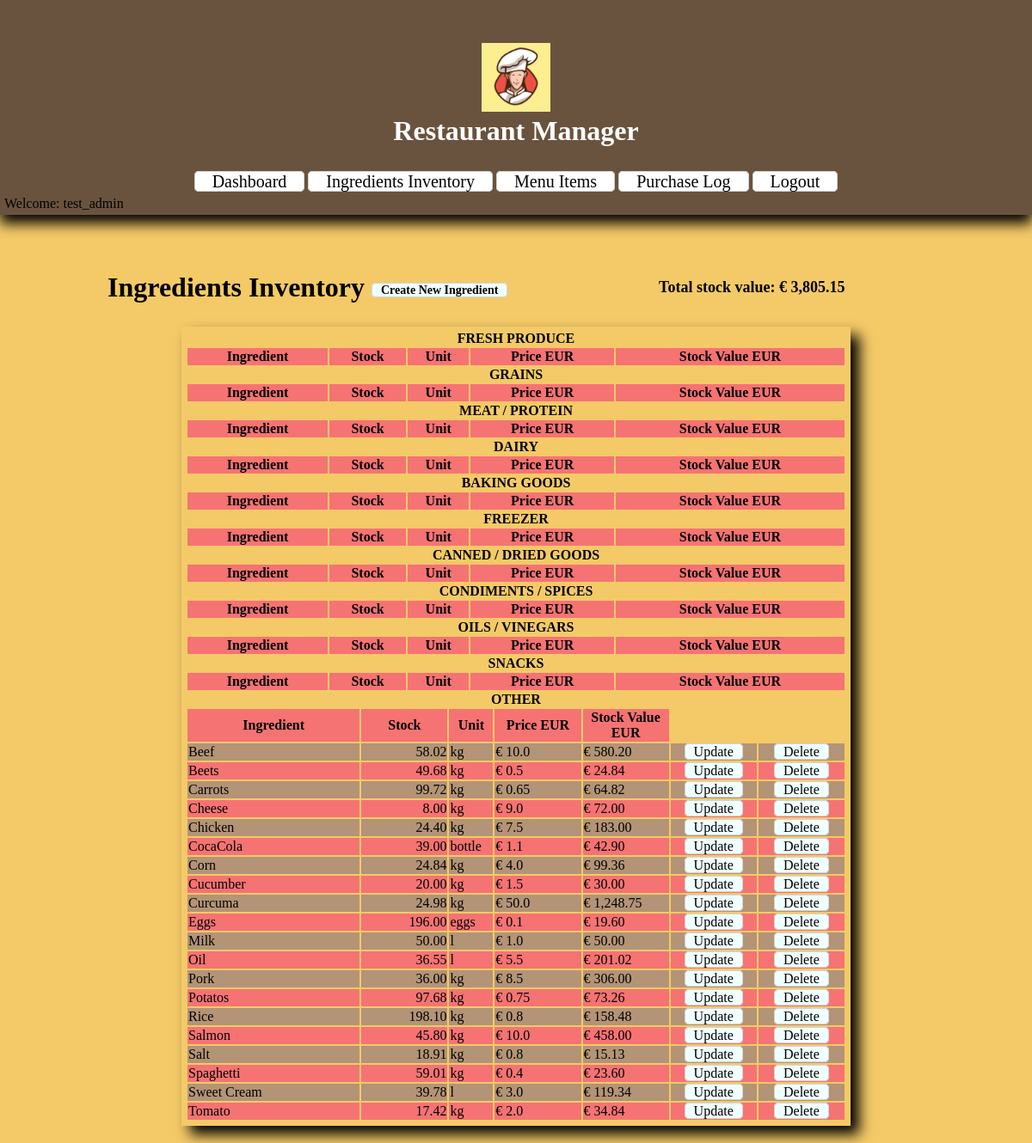
/ingredients/ (signed in), run on the app's committed database.
### restaurantManager/models.py (models this page shows, shortened)
class Ingredient(models.Model):
    UNIT_TYPES = [
        ("l", "litre"),
        ("kg", "kilogramm"),
        ("bottle", "bottle"),
        ("eggs", "eggs")
    ]
    CATEGORIES = [
        ('FRESH PRODUCE', 'FRESH PRODUCE'),
        ('GRAINS', 'GRAINS'),
        ('MEAT / PROTEIN', 'MEAT / PROTEIN'),
        ('DAIRY', 'DAIRY'),
        ('BAKING GOODS', 'BAKING GOODS'),
        ('FREEZER', 'FREEZER'),
        ('CANNED / DRIED GOODS', 'CANNED / DRIED GOODS'),
        ('CONDIMENTS / SPICES', 'CONDIMENTS / SPICES'),
        ('OILS / VINEGARS', 'OILS / VINEGARS'),
        ('SNACKS', 'SNACKS'),
        ('OTHER', 'OTHER')
    ]
    name = models.CharField(unique = True, max_length=30)
    unit = models.CharField(max_length=10, choices=UNIT_TYPES)
    quantity = models.FloatField(default=0)
    price = models.FloatField(default=0)
    category = models.CharField(max_length=20, choices=CATEGORIES, default='OTHER')
    class Meta:
        ordering = ['name']
    def stock_value(self):
        return self.price * self.quantity

### restaurantManager/views.py (the view)
# urls.py: path('ingredients/', views.IngredientsView.as_view(), name='ingredients'),
class IngredientsView(LoginRequiredMixin, ListView):
    model = Ingredient
    def get_context_data(self):
        context = super().get_context_data()
        global INGREDIENTS
        INGREDIENTS = Ingredient.objects.all()
        ingredients_values = [ingredient.quantity * ingredient.price for ingredient in INGREDIENTS]
        context['ingredients'] = INGREDIENTS
        context['total_value'] = sum(ingredients_values)
        return context
    template_name = "restaurantManager/ingredients.html"

### restaurantManager/templates/restaurantManager/ingredients.html (shortened to what this page needs)
{% extends 'base.html' %}
{% load static %}
{% block content %}
    <table style="width: 100%;">
        <tr style="display: inline-block; width: 50%;">
            <td style="width: 100%;">
                <h1>Ingredients Inventory <a style="font-size: 14px; vertical-align: middle;" href="{% url 'create_ingredient' %}">Create New Ingredient</a></h1>
            </td>
        </tr>
        <tr style="display: inline-block; width: 50%;">
            <td style="display:block; text-align: right; padding-right: 20%">
                <p style="font-size: 18px;"><strong>Total stock value: € {{ total_value|floatformat:2 }}</strong></p>
            </td>
        </tr>
    </table>
    <div class="table-box">
        {% with item=ingredients|first %}
            {% for table in item.CATEGORIES %}
                <table class="list">
                    <caption><strong>{{ table.0 }}</strong></caption>
                    <tr>
                        <th>Ingredient</th>
                        <th>Stock</th>
                        <th>Unit</th>
                        <th>Price EUR</th>
                        <th>Stock Value EUR</th>
                    </tr>
                    {% for item in ingredients|dictsort:'name' %}
                        {% if item.category == table.0 %}
                        <tr>
                            <td style="width:20%;">{{ item.name }}</td>
                            <td style="width:10%; text-align: right;">{{ item.quantity|floatformat:2 }}</td>
                            <td style="width:5%;">{{ item.unit }}</td>
                            <td style="width:10%;">€ {{ item.price }}</td>
                            <td style="width:10%;">€ {{ item.stock_value|floatformat:2 }}</td>
                            <td style="width:10%; text-align: center;"><a href="{% url 'update_ingredient' item.pk %}">Update</a></td>
                            <td style="width:10%; text-align: center;"><a href="{% url 'delete_ingredient' item.pk %}">Delete</a></td>
                        </tr>
                        {% endif %}
                    {% endfor %}
                </table>
            {% endfor %}
        {% endwith %}
    </div>
{% endblock %}

### restaurantManager/templates/base.html (shortened to what this page needs)
{% load static %}
<!DOCTYPE html>
<html>
    <head>
        <link rel="stylesheet" type="text/css" href="{% static 'restaurantManager/style.css' %}" />
    </head>
    <body>
        <header style="box-shadow: 0px 10px 15px black;">
            <div class="logo">
                <img src="{% static 'restaurantManager/logo.png' %}" alt="Logo" width="80px" />
                <h1 style="color: white;">Restaurant Manager</h1>
            </div>
            <nav class="navbar">
                <a class="nav-item" href="{% url 'home' %}">Dashboard</a>
                <a class="nav-item" href="{% url 'ingredients' %}">Ingredients Inventory</a>
                <a class="nav-item" href="{% url 'menu_items' %}">Menu Items</a>
                <a class="nav-item" href="{% url 'purchases' %}">Purchase Log</a>
                {% if user.is_authenticated %}
                    <a class="nav-item" href="{% url 'logout' %}">Logout</a>
            </nav>
            <p style="margin: 5px 5px">Welcome: {{ user.get_username }}</p>
            {% endif %}
        </header>
        <main>
        {% block content %}
        {% endblock %}
        </main>
    </body>
</html>

### restaurantManager/static/restaurantManager/style.css (style rules this page uses)
html { width: 100vw; overflow-x: hidden; }
body { background-color: rgb(244, 202, 104); margin: 0; }
header { background-color: rgb(106, 83, 62); height: 150px; width: 100%; padding: 50px 0 50px 0; box-shadow: 5px 0px 3px black; }
.logo { display: block; width: 300px; height: 100px; margin: auto; text-align: center; }
.logo h1 { margin: 0 0; }
.navbar { width: auto; margin: 0 0; margin-top: 50px; background-color: rgb(106, 83, 62); text-align: center; }
a:link { text-decoration: none; color: black; background-color: azure; border: 1px solid lightgrey; border-radius: 5px; padding: 0 10px; }
.navbar a { text-decoration: none; padding: 0 20px; color: blueviolet; font-size: 20px; }
a.nav-item { background-color: white; color: black; }
.table-box { width: 80%; min-width: 520px; padding: 5px 5px; margin: auto; box-shadow: 10px 10px 15px black; }
main { padding: 40px 10%; }
.list { width: 100%; margin: auto; height: auto; }
.list tr:nth-child(even) { background-color:rgb(179, 148, 118); }
.list tr:nth-child(odd) { background-color:rgb(246, 115, 115); }

### data on the page
Ingredient: name "Beef", quantity "58.02", unit "kg", price "10.0", stock_value "580.20"
Ingredient: name "Beets", quantity "49.68", unit "kg", price "0.5", stock_value "24.84"
Ingredient: name "Carrots", quantity "99.72", unit "kg", price "0.65", stock_value "64.82"
Ingredient: name "Cheese", quantity "8.00", unit "kg", price "9.0", stock_value "72.00"
Ingredient: name "Chicken", quantity "24.40", unit "kg", price "7.5", stock_value "183.00"
Ingredient: name "CocaCola", quantity "39.00", unit "bottle", price "1.1", stock_value "42.90"
Ingredient: name "Corn", quantity "24.84", unit "kg", price "4.0", stock_value "99.36"
Ingredient: name "Cucumber", quantity "20.00", unit "kg", price "1.5", stock_value "30.00"
Ingredient: name "Curcuma", quantity "24.98", unit "kg", price "50.0", stock_value "1,248.75"
Ingredient: name "Eggs", quantity "196.00", unit "eggs", price "0.1", stock_value "19.60"
Ingredient: name "Milk", quantity "50.00", unit "l", price "1.0", stock_value "50.00"
Ingredient: name "Oil", quantity "36.55", unit "l", price "5.5", stock_value "201.02"
Ingredient: name "Pork", quantity "36.00", unit "kg", price "8.5", stock_value "306.00"
Ingredient: name "Potatos", quantity "97.68", unit "kg", price "0.75", stock_value "73.26"
Ingredient: name "Rice", quantity "198.10", unit "kg", price "0.8", stock_value "158.48"
Ingredient: name "Salmon", quantity "45.80", unit "kg", price "10.0", stock_value "458.00"
Ingredient: name "Salt", quantity "18.91", unit "kg", price "0.8", stock_value "15.13"
Ingredient: name "Spaghetti", quantity "59.01", unit "kg", price "0.4", stock_value "23.60"
Ingredient: name "Sweet Cream", quantity "39.78", unit "l", price "3.0", stock_value "119.34"
Ingredient: name "Tomato", quantity "17.42", unit "kg", price "2.0", stock_value "34.84"

### other printed values
{{ user.get_username }} "test_admin"
{{ total_value|floatformat:2 }} "3,805.15"
{{ table.0 }} "FRESH PRODUCE" "GRAINS" "MEAT / PROTEIN" "DAIRY" "BAKING GOODS" "FREEZER" "CANNED / DRIED GOODS" "CONDIMENTS / SPICES" "OILS / VINEGARS" "SNACKS" "OTHER"
